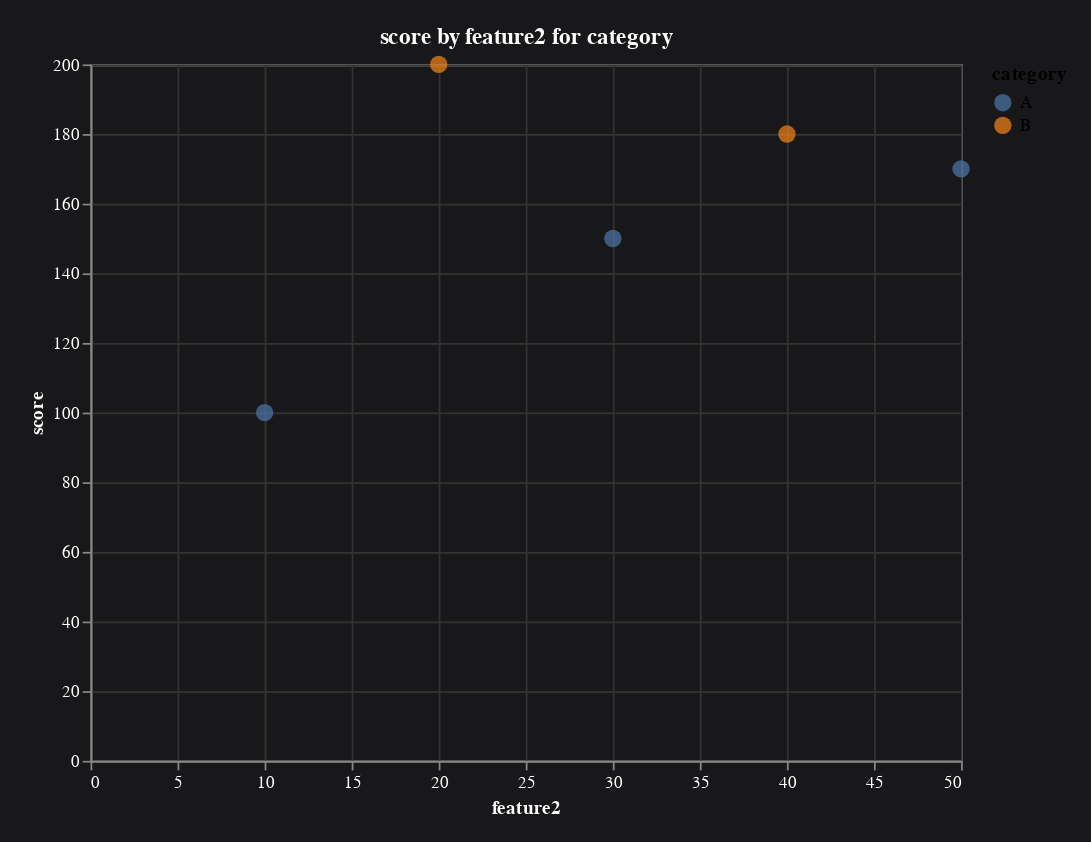

The cell this chart's notebook holds for it:
### Code cell
chart2 = chart(df, x="feature2", y="score", target="category")
chart2.display()

### Figure 1 — Vega-Lite specification as saved in the notebook (floating-point values rounded to 4 significant figures)
{"config": {"view": {"continuousWidth": 300, "continuousHeight": 300}, "axis": {"gridColor": "#333", "labelColor": "white", "titleColor": "white"}, "title": {"color": "white"}}, "data": {"name": "data-904ed6790c1d32fd3d21afaa06fb671c"}, "mark": {"type": "circle", "size": 100}, "background": "#18181b", "encoding": {"color": {"field": "category", "type": "nominal"}, "tooltip": [{"field": "feature2", "type": "quantitative"}, {"field": "score", "type": "quantitative"}, {"field": "category", "type": "nominal"}], "x": {"field": "feature2", "type": "quantitative"}, "y": {"field": "score", "type": "quantitative"}}, "height": 400, "padding": 15, "title": "score by feature2 for category", "width": 500, "$schema": "https://vega.github.io/schema/vega-lite/v5.20.1.json", "datasets": {"data-904ed6790c1d32fd3d21afaa06fb671c": [{"feature1": 1, "feature2": 10, "category": "A", "score": 100}, {"feature1": 2, "feature2": 20, "category": "B", "score": 200}, {"feature1": 3, "feature2": 30, "category": "A", "score": 150}, {"feature1": 4, "feature2": 40, "category": "B", "score": 180}, {"feature1": 5, "feature2": 50, "category": "A", "score": 170}]}}
